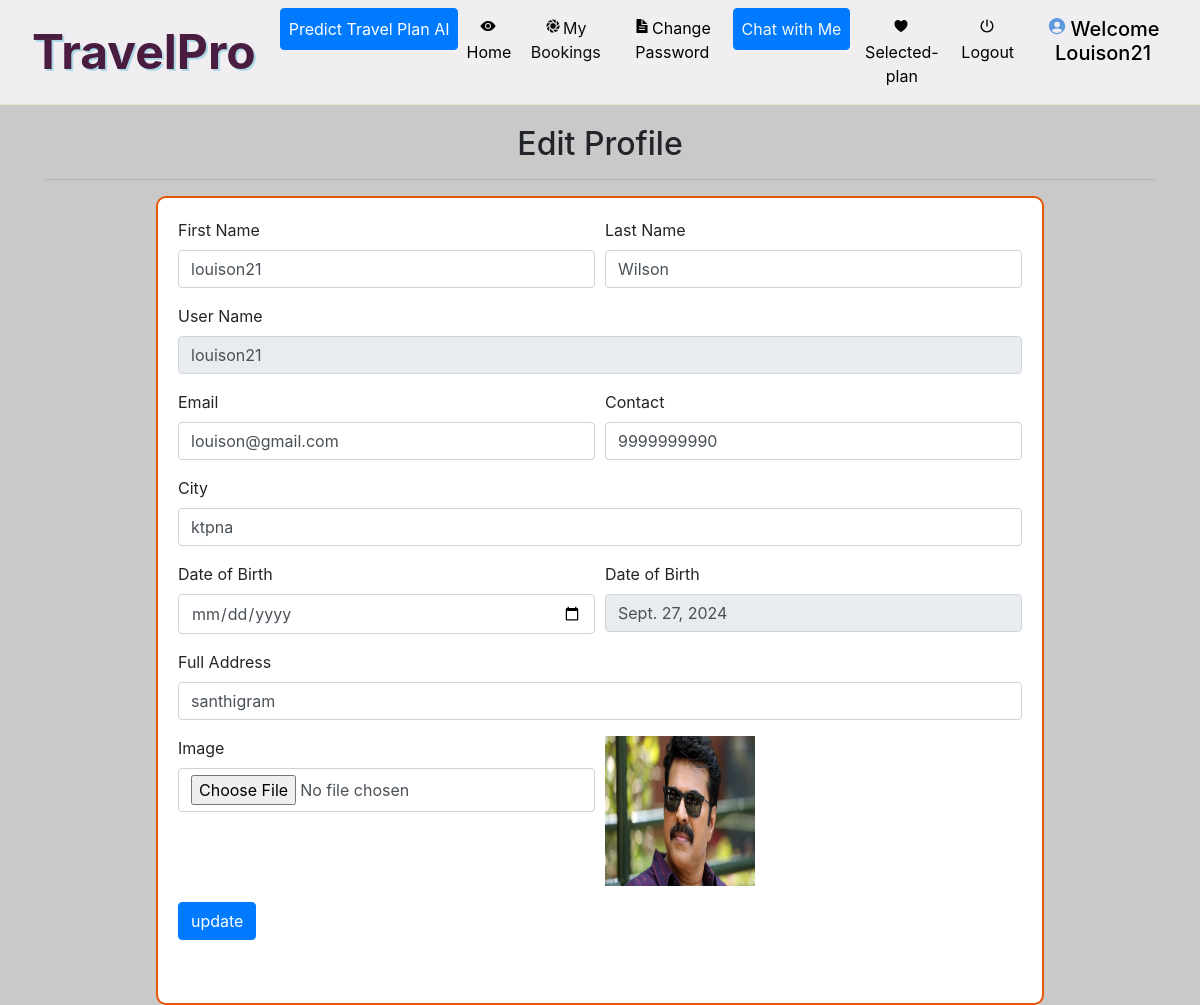
Screenshot of /edit_profile (signed in) with the database file from the repository.
### grocery/models.py (models this page shows, shortened)
class Profile(models.Model):
    user = models.ForeignKey(User, on_delete=models.CASCADE, null=True)
    dob = models.DateField(null=True)
    city = models.CharField(max_length=30, null=True)
    address = models.CharField(max_length=50, null=True)
    contact = models.CharField(max_length=10, null=True)
    image = models.FileField(null=True)

### grocery/views.py (the view, shortened to what this page needs)
# urls.py: path('edit_profile', Edit_profile, name='edit_profile'),
def Edit_profile(request):
    if not request.user.is_authenticated:
        return redirect('login')
    error = False
    user = User.objects.get(id=request.user.id)
    pro = Profile.objects.get(user=user)
    cart = Cart.objects.filter(profile=pro)
    total = sum(item.product.price for item in cart)
    num1 = cart.count()
    d = {'error': error, 'pro': pro, 'num1': num1, 'total': total}
    return render(request, 'edit_profile.html', d)

### grocery/templates/edit_profile.html (shortened to what this page needs)
{% extends 'navigation.html' %}
{% block body %}
{% load static %}
<div class="container">
    <h2 style="margin-top:20px" align="center">Edit Profile</h2><hr>
    <div class="card" style="width: 80%; margin: 0 auto; border: 2px solid #e85506; border-radius: 10px;">
      <div class="card-body">
          <form method="post" action="" enctype="multipart/form-data">
    <div class="form-row">
    <div class="form-group col-md-6">
      <label for="inputEmail4">First Name</label>
      <input type="text" class="form-control" value="{{pro.user.first_name}}" name="fname" id="inputEmail4">
    </div>
    <div class="form-group col-md-6">
      <label for="inputPassword4">Last Name</label>
      <input type="text" class="form-control" name="lname" value="{{pro.user.last_name}}" id="inputPassword4">
    </div>
  </div>
    <div class="form-row">
    <div class="form-group col-md-12">
      <label for="inputEmail4">User Name</label>
      <input type="text" class="form-control" name="uname" value="{{pro.user.username}}" id="inputEmail4" readonly>
    </div>
  </div>
        <div class="form-row">
          <div class="form-group col-md-6">
            <label for="exampleInputEmail1">Email</label>
            <input type="email" class="form-control" id="exampleInputEmail1" aria-describedby="emailHelp" name="email" value="{{pro.user.email}}">
          </div>
  <div class="form-group col-md-6">
    <label for="exampleInputPassword1">Contact</label>
    <input type="text" class="form-control" id="exampleInputPassword1" value="{{pro.contact}}" name="contact" maxlength="10">
  </div>
        </div>
        <div class="form-row">
    <div class="form-group col-md-12">
    <label for="exampleInputPassword1">City</label>
    <input type="text" class="form-control" id="exampleInputPassword1" value="{{pro.city}}" name="city">
  </div>
        </div>
    <div class="form-row">
    <div class="form-group col-md-6">
        <label for="exampleInputPassword1">Date of Birth</label>
    <input type="date" class="form-control" id="exampleInputPassword1" name="date">
  </div>
        <div class="form-group col-md-6">
        <label for="exampleInputPassword1">Date of Birth</label>
    <input type="text" class="form-control" id="exampleInputPassword1" value="{{pro.dob}}" readonly>
        </div>
        </div>
    <div class="form-row">
    <div class="form-group col-md-12">
    <label for="exampleInputPassword1">Full Address</label>
    <input type="text" class="form-control" id="exampleInputPassword1" value="{{pro.address}}" name="add">
  </div>
    </div>
    <div class="form-row">
<div class="form-group col-md-6">
    <label for="exampleInputPassword1">Image</label>
    <input type="file" class="form-control" id="exampleInputPassword1" name="img" value="choose file">
</div>
        <div class="form-group col-md-6">
    <img src="{{pro.image.url}}" style="width:150px;height:150px">
</div>
    </div>
  <button type="submit" class="btn btn-primary" style="margin-bottom:5%">update</button>
</form>
</div>
</div>
{% endblock %}

### grocery/templates/navigation.html (shortened to what this page needs)
<!DOCTYPE html>
<html lang="en">
<head>
    {% load static %}
    <link rel="stylesheet" href="https://maxcdn.bootstrapcdn.com/bootstrap/4.0.0/css/bootstrap.min.css">
    <link rel="stylesheet" href="//cdn.datatables.net/1.10.19/css/jquery.dataTables.min.css">
    <link rel="stylesheet" href="https://cdnjs.cloudflare.com/ajax/libs/font-awesome/4.7.0/css/font-awesome.min.css">
</head>
<body style="background-color:rgb(202, 201, 201)">
<nav class="navbar navbar-expand-sm" style="background-color : #f1eef1 ; border-bottom:1px solid #e0e9cd">
    <a class="navbar-brand pl-3" href="#" style="color: rgb(74, 28, 63); font-weight: bold; font-size: 3rem; text-shadow: 2px 2px lightblue;">TravelPro</a>
    <div class="collapse navbar-collapse" id="collapsibleNavbar">
        <ul class="navbar-nav pl-2 text-center">
            {% if request.user.username %}
                {% if not request.user.is_staff %}
                <li class="nav-item">
                    <a class="nav-link btn btn-primary" href="https://intelligenttravelplanningsystem.streamlit.app/" style="color: rgb(255, 255, 255);" target="_blank">
                       </ion-icon> Predict Travel Plan AI
                    </a>
                </li>
                <li class="nav-item">
                    <a class="nav-link" href="{% url 'view_product' 0 %}" style="color:rgb(0, 0, 0)"><ion-icon style="margin-right:2px" name="eye"></ion-icon>Home</a>
                </li>
                <li class="nav-item">
                    <a class="nav-link" href="{% url 'view_booking' %}" style="color:rgb(13, 13, 13)"><ion-icon style="margin-right:2px" name="aperture"></ion-icon>My Bookings</a>
                </li>
                <li class="nav-item">
                    <a class="nav-link" href="{% url 'change_password' %}" style="color:rgb(1, 1, 1)"><ion-icon style="margin-right:2px" name="document-text-sharp"></ion-icon>Change Password</a>
                </li>
                {% endif %}
                {% if not request.user.is_staff %}
                    <li class="nav-item">
                        <a class="nav-link btn btn-primary" href="{% url 'chatbot' %}" style="color:rgb(244, 247, 248)">
                            </ion-icon>Chat with Me
                        </a>
                    </li>
                        <a class="nav-link" href="{% url 'cart' %}" style="color:rgb(1, 1, 1)">
                            <ion-icon style="margin-right:2px" name="heart"></ion-icon>Selected-plan
                        </a>
                {% endif %}
                <li class="nav-item">
                    <a class="nav-link" href="{% url 'logout' %}" style="color:rgb(0, 0, 0)"><ion-icon style="margin-right:1px" name="power-sharp"></ion-icon>Logout</a>
                </li>
                {% if not request.user.is_staff %}
                <li class="nav-item">
                    <a href="{% url 'profile' %}"><h5 class="nav-link" style="color:#000000 ; text-transform : capitalize"><ion-icon style="margin-right:4px;color:#5e99de" name="person-circle-sharp"></ion-icon>Welcome {{request.user.username}}</h5>
                    </a>
                </li>
                {% endif %}
            {% endif %}
        </ul>
    </div>
</nav>
{% block body %}
{% endblock %}
</body>
</html>

### grocery/templates/navigation.html (style rules this page uses)
* { box-sizing: border-box; }
.navbar-brand { text-shadow: 1px 1px lightblue; }

### rows the page displays
Profile: fname "louison21", lname "Wilson", uname "louison21", email "louison@gmail.com", contact "9999999990", city "ktpna", dob "Sept. 27, 2024", add "santhigram", image (picture)

### other values shown
{{ request.user.username }} "Louison21"
